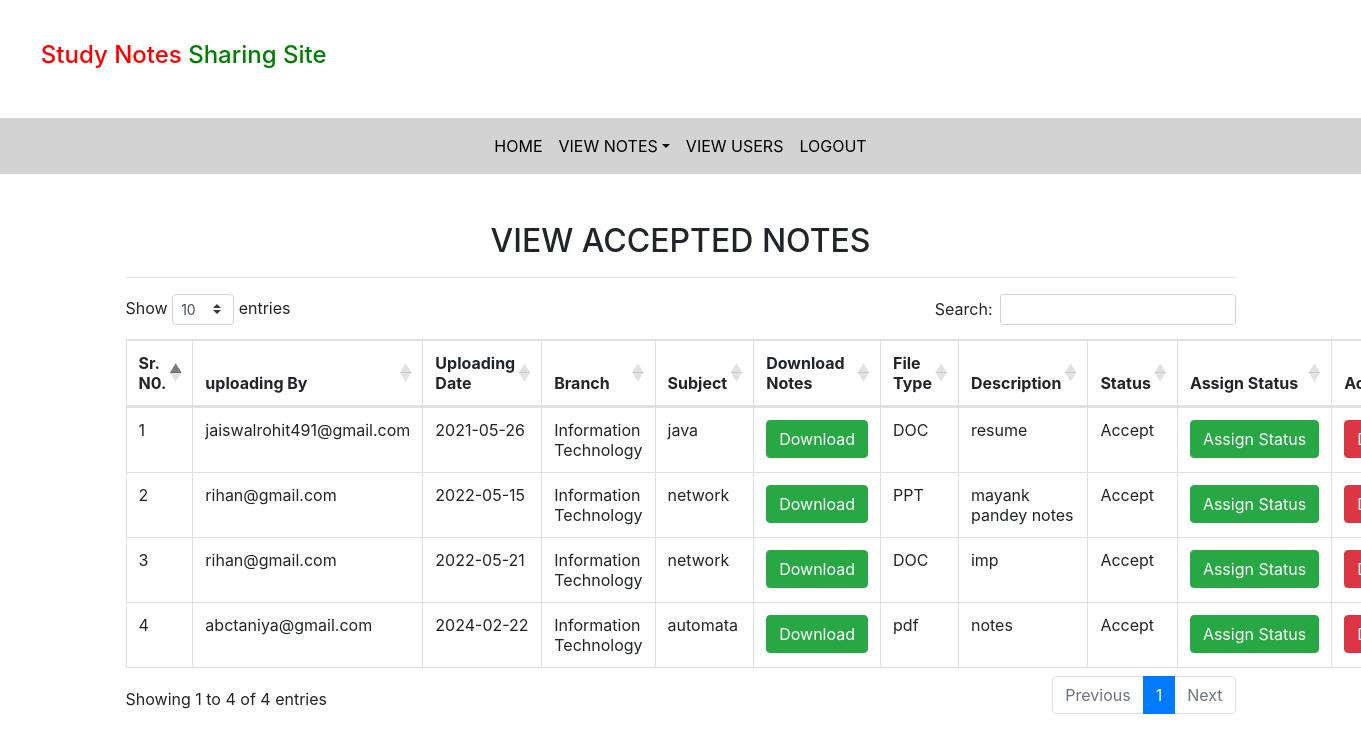
Page /accepted_notes (signed in) on the committed database.
### notes/models.py (models this page shows, shortened)
class Notes(models.Model):
    user = models.ForeignKey(User, on_delete=models.CASCADE)
    uploadingdate = models.CharField(max_length=30)
    branch = models.CharField(max_length=30)
    subject = models.CharField(max_length=30,)
    notesfile = models.FileField(null=True)
    filetype = models.CharField(max_length=30,)
    description = models.CharField(max_length=200, null=True)
    status=models.CharField(max_length=15,)

### notes/views.py (the view)
# urls.py: path('accepted_notes',accepted_notes,name='accepted_notes'),
def accepted_notes(request):
    if not request.user.is_authenticated:
        return redirect('login_admin')
    notes = Notes.objects.filter(status = "Accept")
    d = {'notes':notes}
    return render(request,'accepted_notes.html',d)

### notes/templates/accepted_notes.html (shortened to what this page needs)
{% extends 'admin_nav.html' %}
{% load static %}
{% block body %}
<link rel="stylesheet" href="https://cdnjs.cloudflare.com/ajax/libs/twitter-bootstrap/4.5.2/css/bootstrap.css">
<link rel="stylesheet" href="https://cdn.datatables.net/1.10.24/css/dataTables.bootstrap4.min.css">
<div class="container mt-5">
    <h2 class="text-center">VIEW ACCEPTED NOTES</h2>
    <HR>
    <table class="table table-bordered" id="example">
       <thead>
           <tr>
               <th>Sr. N0.</th>
               <th>uploading By</th>
               <th>Uploading Date</th>
               <th>Branch</th>
               <th>Subject</th>
               <th>Download Notes</th>
               <th>File Type</th>
               <th>Description</th>
               <th>Status</th>
               <th>Assign Status</th>
               <th>Action</th>
           </tr>
       </thead>
       <tbody>
           {% for i in notes %}
           <tr>
               <td>{{forloop.counter}}</td>
               <td>{{i.user.username}}</td>
               <td>{{i.uploadingdate}}</td>
               <td>{{i.branch}}</td>
               <td>{{i.subject}}</td>
               <td><a href="{{i.notesfile.url}}" class="btn btn-success" download>Download</a></td>
               <td>{{i.filetype}}</td>
               <td>{{i.description}}</td>
               <td>{{i.status}}</td>
               <td><a href="{% url 'assign_status' i.id %}" class = "btn btn-success">Assign&nbsp;Status</a></td>
               <td><a href="{% url 'delete_notes' i.id %}" class = "btn btn-danger" onclick="return confirm('Are you sure?')">Delete</a></td>
           </tr>
           {% endfor %}
       </tbody>
   </table>
</div>
{% endblock %}

### rows in the picture
Notes: user.username "jaiswalrohit491@gmail.com", uploadingdate "2021-05-26", branch "Information Technology", subject "java", filetype "DOC", description "resume", status "Accept"
Notes: user.username "rihan@gmail.com", uploadingdate "2022-05-15", branch "Information Technology", subject "network", filetype "PPT", description "mayank pandey notes", status "Accept"
Notes: user.username "rihan@gmail.com", uploadingdate "2022-05-21", branch "Information Technology", subject "network", filetype "DOC", description "imp", status "Accept"
Notes: user.username "abctaniya@gmail.com", uploadingdate "2024-02-22", branch "Information Technology", subject "automata", filetype "pdf", description "notes", status "Accept"
